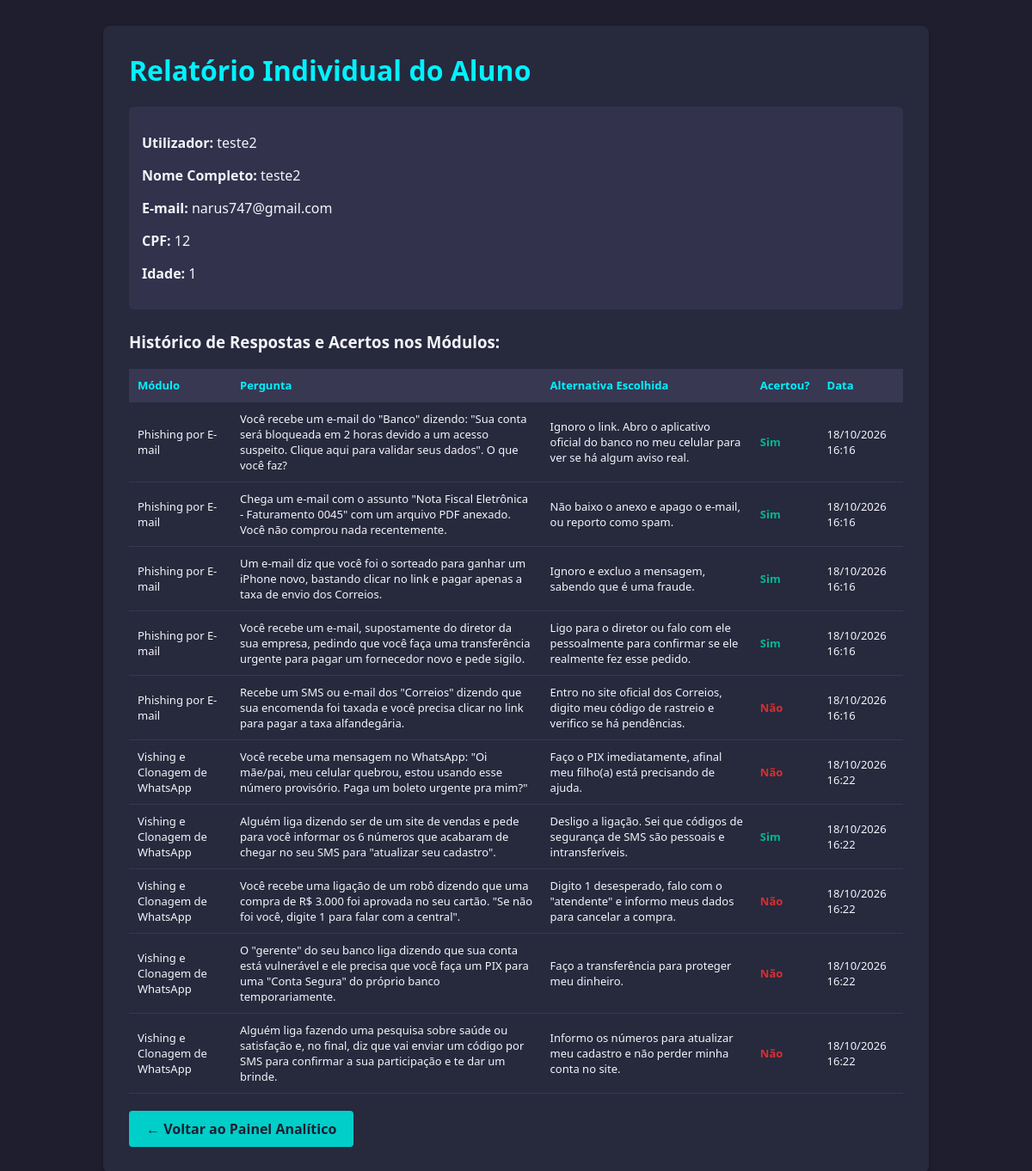
The app's page /usuario/3/ (signed in) with its own data.
### plataforma/models.py (models this page shows, shortened)
class Usuario(AbstractUser):
    cpf = models.CharField(max_length=14, unique=True, null=True, blank=True)
    idade = models.IntegerField(null=True, blank=True)

class RespostaUsuario(models.Model):
    usuario = models.ForeignKey(Usuario, on_delete=models.CASCADE)
    pergunta = models.ForeignKey(Pergunta, on_delete=models.CASCADE)
    alternativa_escolhida = models.ForeignKey(Alternativa, on_delete=models.CASCADE)
    motivo_escolha = models.TextField(blank=True, null=True)
    viveu_parecido = models.CharField(max_length=3, choices=[('Sim', 'Sim'), ('Nao', 'Não')], blank=True, null=True)
    experiencia_passada = models.TextField(blank=True, null=True)
    suspeita_outra = models.TextField(blank=True, null=True)
    avaliacao_modulo = models.TextField(blank=True, null=True)
    como_ajudou = models.TextField(blank=True, null=True)
    data_resposta = models.DateTimeField(auto_now_add=True)

class Pergunta(models.Model):
    modulo = models.ForeignKey(Modulo, on_delete=models.CASCADE, related_name='perguntas')
    texto_pergunta = models.TextField()

class Modulo(models.Model):
    titulo = models.CharField(max_length=200)
    descricao = models.TextField(blank=True, null=True)
    explicacao_pratica = models.TextField(blank=True, null=True)
    video_url = models.URLField(
        blank=True,
        null=True,
        help_text="Link incorporado do vídeo (ex: https://www.youtube.com/embed/...)"
    )

class Alternativa(models.Model):
    pergunta = models.ForeignKey(Pergunta, on_delete=models.CASCADE, related_name='alternativas')
    texto_alternativa = models.TextField()
    is_correta = models.BooleanField(default=False)
    explicacao_feedback = models.TextField(blank=True, null=True)

### plataforma/views.py (the view)
# urls.py: path('usuario/<int:user_id>/', views.detalhe_usuario_admin, name='detalhe_usuario_admin'),
def detalhe_usuario_admin(request, user_id):
    if not request.user.is_authenticated or not request.user.is_staff:
        return redirect('login')
    usuario_alvo = get_object_or_404(Usuario, id=user_id)
    respostas = RespostaUsuario.objects.filter(usuario=usuario_alvo)
    return render(request, 'detalhe_usuario_admin.html', {
        'usuario_alvo': usuario_alvo,
        'respostas': respostas
    })

### templates/detalhe_usuario_admin.html (shortened to what this page needs)
<!DOCTYPE html>
<html lang="pt-br">
<head>
</head>
<body>
    <div class="container">
        <h1>Relatório Individual do Aluno</h1>
        <div class="info-box">
            <p><strong>Utilizador:</strong> {{ usuario_alvo.username }}</p>
            <p><strong>Nome Completo:</strong> {{ usuario_alvo.first_name|default:"Não informado" }}</p>
            <p><strong>E-mail:</strong> {{ usuario_alvo.email }}</p>
            <p><strong>CPF:</strong> {{ usuario_alvo.cpf|default:"Não informado" }}</p>
            <p><strong>Idade:</strong> {{ usuario_alvo.idade|default:"Não informada" }}</p>
        </div>
        <h3>Histórico de Respostas e Acertos nos Módulos:</h3>
        <table>
            <thead>
                <tr>
                    <th>Módulo</th>
                    <th>Pergunta</th>
                    <th>Alternativa Escolhida</th>
                    <th>Acertou?</th>
                    <th>Data</th>
                </tr>
            </thead>
            <tbody>
                {% for r in respostas %}
                <tr>
                    <td>{{ r.pergunta.modulo.titulo }}</td>
                    <td>{{ r.pergunta.texto_pergunta }}</td>
                    <td>{{ r.alternativa_escolhida.texto_alternativa }}</td>
                    <td>
                        {% if r.alternativa_escolhida.is_correta %}
                            <span style="color: #00b894; font-weight: bold;">Sim</span>
                        {% else %}
                            <span style="color: #d63031; font-weight: bold;">Não</span>
                        {% endif %}
                    </td>
                    <td>{{ r.data_resposta|date:"d/m/Y H:i" }}</td>
                </tr>
                {% empty %}
                <tr>
                    <td colspan="5" style="text-align: center; color: #a9a9b2;">Este aluno ainda não respondeu a nenhum questionário.</td>
                </tr>
                {% endfor %}
            </tbody>
        </table>
        <a href="{% url 'admin_dashboard' %}" class="btn-voltar">← Voltar ao Painel Analítico</a>
    </div>
</body>
</html>

### templates/detalhe_usuario_admin.html (style rules this page uses)
body { font-family: 'Segoe UI', sans-serif; background-color: #1e1e2f; color: #f4f4f9; padding: 30px; margin: 0; }
.container { max-width: 900px; margin: 0 auto; background: #27293d; padding: 30px; border-radius: 8px; box-shadow: 0 4px 6px rgba(0,0,0,0.3); }
h1 { color: #00f2fe; margin-top: 0; }
.info-box { background: #32324d; padding: 15px; border-radius: 6px; margin-bottom: 25px; }
table { width: 100%; border-collapse: collapse; margin-top: 15px; }
th, td { padding: 10px; text-align: left; border-bottom: 1px solid #383852; font-size: 13px; }
th { color: #00f2fe; background-color: #383852; }
.btn-voltar { display: inline-block; background: #00cec9; color: #1e1e2f; padding: 10px 20px; border-radius: 4px; text-decoration: none; font-weight: bold; margin-top: 20px; }

### records on screen
Usuario: username "teste2", first_name "teste2", email "narus747@gmail.com", cpf "12", idade "1"
RespostaUsuario: pergunta.modulo.titulo "Phishing por E-mail", pergunta.texto_pergunta "Você recebe um e-mail do \"Banco\" dizendo: \"Sua conta será bloqueada em 2 horas devido a um acesso suspeito. Clique aqui para validar seus dados\". O que você faz?", alternativa_escolhida.texto_alternativa "Ignoro o link. Abro o aplicativo oficial do banco no meu celular para ver se há algum aviso real.", shows "Sim", data_resposta "18/10/2026 16:16"
RespostaUsuario: pergunta.modulo.titulo "Phishing por E-mail", pergunta.texto_pergunta "Chega um e-mail com o assunto \"Nota Fiscal Eletrônica - Faturamento 0045\" com um arquivo PDF anexado. Você não comprou nada recentemente.", alternativa_escolhida.texto_alternativa "Não baixo o anexo e apago o e-mail, ou reporto como spam.", shows "Sim", data_resposta "18/10/2026 16:16"
RespostaUsuario: pergunta.modulo.titulo "Phishing por E-mail", pergunta.texto_pergunta "Um e-mail diz que você foi o sorteado para ganhar um iPhone novo, bastando clicar no link e pagar apenas a taxa de envio dos Correios.", alternativa_escolhida.texto_alternativa "Ignoro e excluo a mensagem, sabendo que é uma fraude.", shows "Sim", data_resposta "18/10/2026 16:16"
RespostaUsuario: pergunta.modulo.titulo "Phishing por E-mail", pergunta.texto_pergunta "Você recebe um e-mail, supostamente do diretor da sua empresa, pedindo que você faça uma transferência urgente para pagar um fornecedor novo e pede sigilo.", alternativa_escolhida.texto_alternativa "Ligo para o diretor ou falo com ele pessoalmente para confirmar se ele realmente fez esse pedido.", shows "Sim", data_resposta "18/10/2026 16:16"
RespostaUsuario: pergunta.modulo.titulo "Phishing por E-mail", pergunta.texto_pergunta "Recebe um SMS ou e-mail dos \"Correios\" dizendo que sua encomenda foi taxada e você precisa clicar no link para pagar a taxa alfandegária.", alternativa_escolhida.texto_alternativa "Entro no site oficial dos Correios, digito meu código de rastreio e verifico se há pendências.", shows "Não", data_resposta "18/10/2026 16:16"
RespostaUsuario: pergunta.modulo.titulo "Vishing e Clonagem de WhatsApp", pergunta.texto_pergunta "Você recebe uma mensagem no WhatsApp: \"Oi mãe/pai, meu celular quebrou, estou usando esse número provisório. Paga um boleto urgente pra mim?\"", alternativa_escolhida.texto_alternativa "Faço o PIX imediatamente, afinal meu filho(a) está precisando de ajuda.", shows "Não", data_resposta "18/10/2026 16:22"
RespostaUsuario: pergunta.modulo.titulo "Vishing e Clonagem de WhatsApp", pergunta.texto_pergunta "Alguém liga dizendo ser de um site de vendas e pede para você informar os 6 números que acabaram de chegar no seu SMS para \"atualizar seu cadastro\".", alternativa_escolhida.texto_alternativa "Desligo a ligação. Sei que códigos de segurança de SMS são pessoais e intransferíveis.", shows "Sim", data_resposta "18/10/2026 16:22"
RespostaUsuario: pergunta.modulo.titulo "Vishing e Clonagem de WhatsApp", pergunta.texto_pergunta "Você recebe uma ligação de um robô dizendo que uma compra de R$ 3.000 foi aprovada no seu cartão. \"Se não foi você, digite 1 para falar com a central\".", alternativa_escolhida.texto_alternativa "Digito 1 desesperado, falo com o \"atendente\" e informo meus dados para cancelar a compra.", shows "Não", data_resposta "18/10/2026 16:22"
RespostaUsuario: pergunta.modulo.titulo "Vishing e Clonagem de WhatsApp", pergunta.texto_pergunta "O \"gerente\" do seu banco liga dizendo que sua conta está vulnerável e ele precisa que você faça um PIX para uma \"Conta Segura\" do próprio banco temporariamente.", alternativa_escolhida.texto_alternativa "Faço a transferência para proteger meu dinheiro.", shows "Não", data_resposta "18/10/2026 16:22"
RespostaUsuario: pergunta.modulo.titulo "Vishing e Clonagem de WhatsApp", pergunta.texto_pergunta "Alguém liga fazendo uma pesquisa sobre saúde ou satisfação e, no final, diz que vai enviar um código por SMS para confirmar a sua participação e te dar um brinde.", alternativa_escolhida.texto_alternativa "Informo os números para atualizar meu cadastro e não perder minha conta no site.", shows "Não", data_resposta "18/10/2026 16:22"
